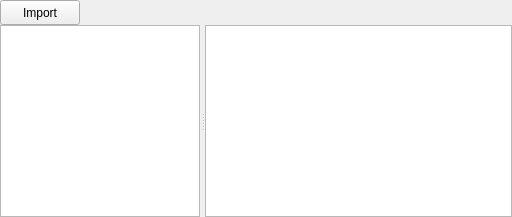
              <widget class="QWidget" name="tabProject">
               <attribute name="title">
                <string>Assets</string>
               </attribute>
               <layout class="QHBoxLayout" name="horizontalLayout_4">
                <property name="spacing">
                 <number>0</number>
                </property>
                <property name="leftMargin">
                 <number>0</number>
                </property>
                <property name="topMargin">
                 <number>0</number>
                </property>
                <property name="rightMargin">
                 <number>0</number>
                </property>
                <property name="bottomMargin">
                 <number>0</number>
                </property>
                <item>
                 <layout class="QHBoxLayout" name="layoutTabProject">
                  <property name="spacing">
                   <number>0</number>
                  </property>
                  <item>
                   <layout class="QGridLayout" name="tabProjectGridLayout">
                    <property name="spacing">
                     <number>0</number>
                    </property>
                    <item row="1" column="0">
                     <layout class="QHBoxLayout" name="tabProjectLayout">
                      <property name="spacing">
                       <number>0</number>
                      </property>
                      <property name="topMargin">
                       <number>0</number>
                      </property>
                      <item>
                       <widget class="QSplitter" name="splitterLevel4">
                        <property name="sizePolicy">
                         <sizepolicy hsizetype="Preferred" vsizetype="Preferred">
                          <horstretch>1</horstretch>
                          <verstretch>0</verstretch>
                         </sizepolicy>
                        </property>
                        <property name="contextMenuPolicy">
                         <enum>Qt::DefaultContextMenu</enum>
                        </property>
                        <property name="frameShape">
                         <enum>QFrame::NoFrame</enum>
                        </property>
                        <property name="orientation">
                         <enum>Qt::Horizontal</enum>
                        </property>
                        <property name="handleWidth">
                         <number>5</number>
                        </property>
                        <property name="dragEnabled" stdset="0">
                         <bool>true</bool>
                        </property>
                        <property name="isWrapping" stdset="0">
                         <bool>true</bool>
                        </property>
                        <property name="uniformItemSizes" stdset="0">
                         <bool>true</bool>
                        </property>
                        <property name="batchSize" stdset="0">
                         <number>100</number>
                        </property>
                        <property name="selectionRectVisible" stdset="0">
                         <bool>false</bool>
                        </property>
                        <widget class="InnoDirectoryExplorer" name="treeViewInnoDirExplorer">
                         <property name="sizePolicy">
                          <sizepolicy hsizetype="Preferred" vsizetype="Preferred">
                           <horstretch>0</horstretch>
                           <verstretch>0</verstretch>
                          </sizepolicy>
                         </property>
                         <property name="maximumSize">
                          <size>
                           <width>200</width>
                           <height>16777215</height>
                          </size>
                         </property>
                         <property name="editTriggers">
                          <set>QAbstractItemView::NoEditTriggers</set>
                         </property>
                         <property name="animated">
                          <bool>true</bool>
                         </property>
                         <property name="headerHidden">
                          <bool>true</bool>
                         </property>
                         <attribute name="headerDefaultSectionSize">
                          <number>300</number>
                         </attribute>
                        </widget>
                        <widget class="InnoFileExplorer" name="listViewInnoFileExplorer">
                         <property name="sizePolicy">
                          <sizepolicy hsizetype="Expanding" vsizetype="Preferred">
                           <horstretch>0</horstretch>
                           <verstretch>0</verstretch>
                          </sizepolicy>
                         </property>
                         <property name="editTriggers">
                          <set>QAbstractItemView::DoubleClicked</set>
                         </property>
                         <property name="isWrapping" stdset="0">
                          <bool>true</bool>
                         </property>
                         <property name="resizeMode">
                          <enum>QListView::Adjust</enum>
                         </property>
                         <property name="viewMode">
                          <enum>QListView::IconMode</enum>
                         </property>
                         <property name="uniformItemSizes">
                          <bool>true</bool>
                         </property>
                         <property name="selectionRectVisible">
                          <bool>false</bool>
                         </property>
                        </widget>
                       </widget>
                      </item>
                     </layout>
                    </item>
                    <item row="0" column="0">
                     <widget class="QWidget" name="tabProjectToolbar" native="true">
                      <property name="sizePolicy">
                       <sizepolicy hsizetype="Preferred" vsizetype="Preferred">
                        <horstretch>0</horstretch>
                        <verstretch>0</verstretch>
                       </sizepolicy>
                      </property>
                      <layout class="QHBoxLayout" name="horizontalLayout_8">
                       <property name="spacing">
                        <number>0</number>
                       </property>
                       <property name="leftMargin">
                        <number>0</number>
                       </property>
                       <property name="topMargin">
                        <number>0</number>
                       </property>
                       <property name="rightMargin">
                        <number>0</number>
                       </property>
                       <property name="bottomMargin">
                        <number>0</number>
                       </property>
                       <item>
                        <widget class="QPushButton" name="buttonProjectImport">
                         <property name="sizePolicy">
                          <sizepolicy hsizetype="Preferred" vsizetype="Preferred">
                           <horstretch>0</horstretch>
                           <verstretch>0</verstretch>
                          </sizepolicy>
                         </property>
                         <property name="text">
                          <string>Import</string>
                         </property>
                        </widget>
                       </item>
                       <item>
                        <spacer name="horizontalSpacer_6">
                         <property name="orientation">
                          <enum>Qt::Horizontal</enum>
                         </property>
                         <property name="sizeHint" stdset="0">
                          <size>
                           <width>37</width>
                           <height>25</height>
                          </size>
                         </property>
                        </spacer>
                       </item>
                      </layout>
                     </widget>
                    </item>
                   </layout>
                  </item>
                 </layout>
                </item>
               </layout>
              </widget>
